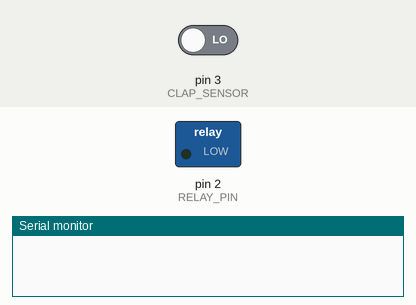
Recording of a sketch running on a simulated Arduino Uno, built with avr-gcc and run on an emulated ATmega328P. Shown: switched loads named in the sketch (green lamp = pin HIGH), the last lines printed to the serial monitor. Dashed ring = blinking. The test bench sets the inputs (shaded band); at power-on: pin 3 (CLAP_SENSOR) LOW.

Above: at 1.2 s.
1.3 s: pin 3 (CLAP_SENSOR) driven HIGH
At 1.45 s:
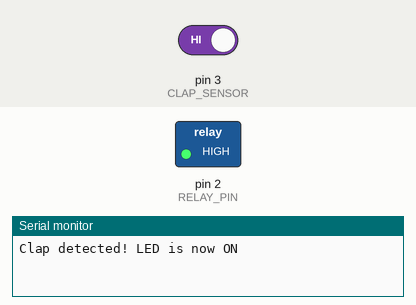
4.3 s: pin 3 (CLAP_SENSOR) driven LOW
At 5.3 s:
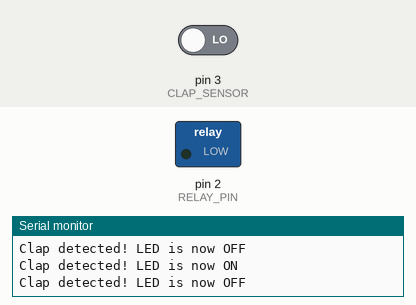
Timing chart, 0 to 7.3 s (numbered marks = the images above; inputs shaded):
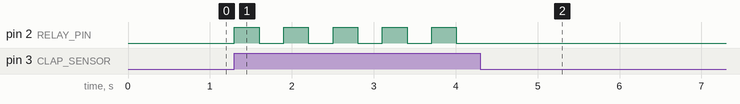

The sketch:

arduino-acoustic-clap-switch.ino
```cpp
// --- Pin Definitions ---
#define CLAP_SENSOR 3
#define RELAY_PIN 2
// --- Variables ---
bool ledState = false;
int sensorValue = 0;
unsigned long lastClapTime = 0;
const unsigned long debounceDelay = 300; // Minimum time between claps (ms)
void setup() {
pinMode(CLAP_SENSOR, INPUT);
pinMode(RELAY_PIN, OUTPUT);
digitalWrite(RELAY_PIN, LOW); // LED/Relay initially OFF
Serial.begin(9600);
}
void loop() {
sensorValue = digitalRead(CLAP_SENSOR);
if (sensorValue == HIGH) { // Detect clap signal
unsigned long currentTime = millis();
// Debounce to avoid multiple triggers from one clap
if (currentTime - lastClapTime > debounceDelay) {
ledState = !ledState; // Toggle LED/Relay state
digitalWrite(RELAY_PIN, ledState); // Apply new state
Serial.print("Clap detected! LED is now ");
Serial.println(ledState ? "ON" : "OFF");
lastClapTime = currentTime; // Update last clap time
}
}
}
```

Measured:
- after the input at 1.3 s, pin 2 (RELAY_PIN): alternates HIGH for 0.30 s and LOW for 0.30 s, starting at once
- after the input at 4.3 s, pin 2 (RELAY_PIN): stops changing and stays LOW
